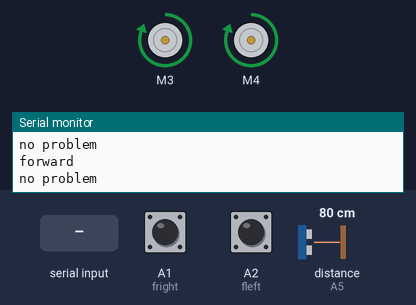
Simulated run of this sketch. Board: Arduino Uno, built with avr-gcc and run on an emulated ATmega328P. Shown: 2 × DC motor (green arrow = forward, orange = backward, longer = faster), the last lines printed to the serial monitor. Inputs (shaded band) come from the test bench; at power-on: A1 (fright) LOW, distance to the obstacle (sensor on A5) 80 cm, A2 (fleft) LOW. The echo pulse lasts 58.3 µs per cm.

Above: at 6.3 s.
6.4 s: A1 (fright) pulled HIGH for 0.15 s
At 6.8 s:
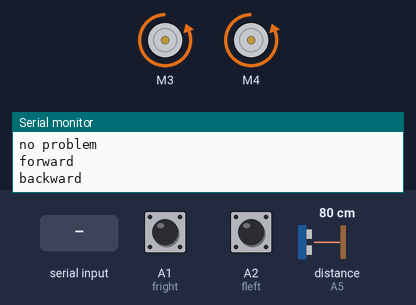
8.9 s: "X" received over Serial
At 9.5 s:
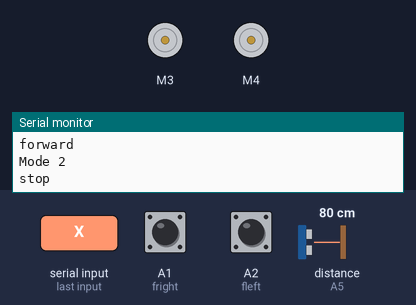
10.4 s: "R" received over Serial
At 11.3 s:
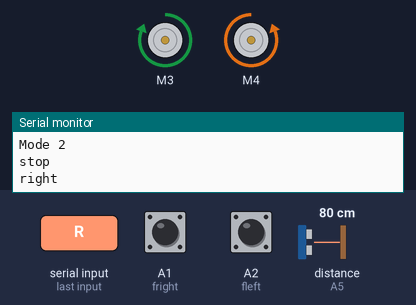
11.9 s: "Y" received over Serial
At 12.2 s:
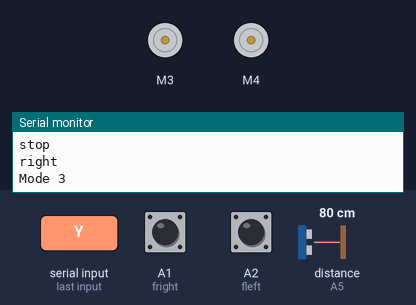
13.4 s: "Z" received over Serial
At 14.6 s:
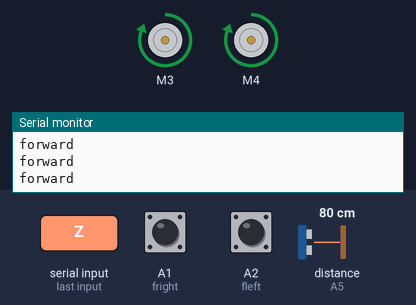
14.9 s: distance to the obstacle (sensor on A5) set to 23 cm
17.9 s: distance to the obstacle (sensor on A5) set to 18 cm
At 18.2 s:
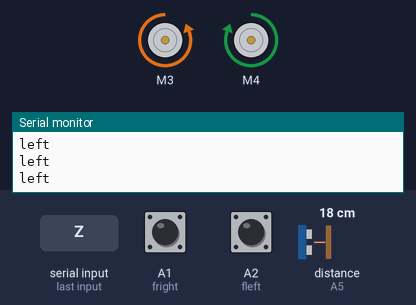
Timing chart, 0 to 20.4 s (numbered marks = the images above; inputs shaded):
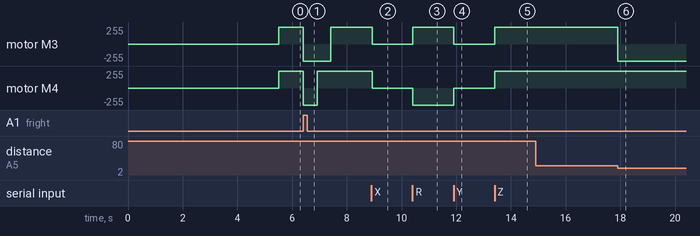

Measured:
- the behaviour switches between 21 and 20 cm on distance to the obstacle (sensor on A5) (found by bisection; images 5 and 6)
- after the input at 6.4 s, motor M3: forward 255/255 → backward 255/255 at once, → forward 255/255 1.0 s later; motor M4: forward 255/255 → backward 255/255 at once, → forward 255/255 0.51 s later
- after the input at 8.9 s, motor M3, motor M4: forward 255/255 → stopped at once
- after the input at 10.4 s, motor M3: stopped → forward 255/255 at once; motor M4: stopped → backward 255/255 at once
- after the input at 11.9 s, motor M3: forward 255/255 → stopped at once; motor M4: backward 255/255 → stopped at once
- after the input at 13.4 s, motor M3, motor M4: stopped → forward 255/255 at once
- after the input at 17.9 s, motor M3: forward 255/255 → backward 255/255 at once

The sketch:

Code.ino
```cpp
/*
 * Creators :akshay,bhargav,vatsav
 *ardiuno powered smart car
 *motor map
 *L------------R
 *-----front----
 *----sensor----
 *[1]........[2]
 *..............
 *..............
 *..............
 *[3]........[4]
 *-----back-----
 *L------------R
 */
//Default bluetooth module name is HC-05 with password 1234
//L2393d motor driver module library
#include<AFMotor.h>
 //defining pins for ultrasonic snesor
#define triggerpin A0
#define echopin A5
//defining pins for ir sensors
#define fright A1
#define fleft A2
//variables that are use in code
int distance = 0; //for ultrasonic snesor
int duration = 0; //for ultrasonic sensor
int start_flag = 0; //for starting the bot,like a key
char bluetooth_data; //for bluetooth communication//configuring motors
AF_DCMotor motor1(3, MOTOR12_1KHZ);
AF_DCMotor motor2(4, MOTOR12_1KHZ);
//to move forward
void forward() {
    motor1.run(FORWARD);
    motor2.run(FORWARD);
    // motor3.run(FORWARD);
    // motor4.run(FORWARD);
    Serial.println("forward");
}
//to move backward
void backwards() {
    motor1.run(BACKWARD);
    motor2.run(BACKWARD);
    // motor3.run(BACKWARD);
    // motor4.run(BACKWARD);
    Serial.println("backward");
}
//to turn left
void left() {
    motor1.run(BACKWARD);
    motor2.run(FORWARD);
    // motor3.run(BACKWARD);
    // motor4.run(FORWARD);
    Serial.println("left");
} //to turn right
void right() {
    motor1.run(FORWARD);
    motor2.run(BACKWARD);
    // motor3.run(FORWARD);
    // motor4.run(BACKWARD);
    Serial.println("right");
}
//to stop
void halt() {
    motor1.run(RELEASE);
    motor2.run(RELEASE);
    // motor3.run(RELEASE);
    // motor4.run(RELEASE);
    delay(500);
    Serial.println("stop");
}
//ultrasonic sensor code
void sensor() {
    digitalWrite(triggerpin, LOW);
    delayMicroseconds(2);
    digitalWrite(triggerpin, HIGH);
    delayMicroseconds(10);
    digitalWrite(triggerpin, LOW);
    duration = pulseIn(echopin, HIGH);
    distance = duration * 0.034 / 2;
    if (distance < 20) {
        left();
        delay(1000);
    } else {
        forward();
    }
}
//code for edge data of the bot
void edge() {
    /*
     * if edge on fornt,move back until there is no edge and turn left when edge comes
     * if edge on back,move front until no object and no edge,if object or edje present,turn left
     */
    if (digitalRead(fright) == 1 || digitalRead(fleft) == 1) {
        backwards();
        delay(500);
        left();
        delay(500);
    } else {
        Serial.println("no problem");
        sensor();
    }
}
//changing modes for mode1
void change_mode() {
    if (Serial.available() > 0) {
        bluetooth_data = Serial.read();
        switch (bluetooth_data) {
        case 'W':
            mode1();
            break;
        case 'X':
            mode2();
            break;
        case 'Y':
            mode3();
            break;
        case 'Z':
            mode4();
            break;
        default:
            break;
        }
    }
}
//mode1 ------> selfdriving or automatic mode
void mode1() {
    halt();
    while (1 == 1) {
        change_mode();
        edge();
    }
}
//mode2 -----> assisted mode
void mode2() {
    /*
     * follow bluetooth instructions using sensors
     */
    Serial.println("Mode 2");
    halt();
    while (1 == 1) {
        if (Serial.available() > 0) {
            bluetooth_data = Serial.read();
            switch (bluetooth_data) {
            case 'F':
                edge();
                break;
            case 'B':
                backwards();
                break;
            case 'L':
                left();
                break;
            case 'R':
                right();
                break;
            case 'H':
                halt();
                break;
            case 'W':
                mode1();
                break;
            case 'X':
                mode2();
                break;
            case 'Y':
                mode3();
                break;
            case 'Z':
                mode4();
                break;
            }
        }
        if (bluetooth_data == 'F') {
            edge();
        }
    }
}
//mode3 -------> manual mode
void mode3() {
    /*
     *blindly follow bluetooth instructions without using sensors
     */
    Serial.println("Mode 3");
    halt();
    while (1 == 1) {
        if (Serial.available() > 0) {
            bluetooth_data = Serial.read();
            switch (bluetooth_data) {
            case 'F':
                forward();
                break;
            case 'B':
                backwards();
                break;
            case 'L':
                left();
                break;
            case 'R':
                right();
                break;
            case 'H':
                halt();
                break;
            case 'W':
                mode1();
                break;
            case 'X':
                mode2();
                break;
            case 'Y':
                mode3();
                break;
            case 'Z':
                mode4();
                break;
            }
        }
    }
}
//line follwwing robot,we need to move the back side edge sensor to left and front edge sensor should be on right
void mode4() {
    while (1 == 1) {
        while (Serial.available() > 0) {
            change_mode();
        }
        if (digitalRead(fright) == 0 && digitalRead(fleft) == 0) {
            digitalWrite(triggerpin, LOW);
            delayMicroseconds(2);
            digitalWrite(triggerpin, HIGH);
            delayMicroseconds(10);
            digitalWrite(triggerpin, LOW);
            duration = pulseIn(echopin, HIGH);
            distance = duration * 0.034 / 2;
            if (distance < 20) {
                left();
            } else {
                forward();
            }
        }
        if (digitalRead(fright) == 0 && digitalRead(fleft) == 1) //left side there is line,so turn left
        {
            motor1.run(BACKWARD);
            motor2.run(FORWARD);
        }
        if (digitalRead(fright) == 0 && digitalRead(fleft) == 1) //right side there is line, so turn right
        {
            motor2.run(BACKWARD);
            motor1.run(FORWARD);
        }
        if (digitalRead(fright) == 1 && digitalRead(fleft) == 1) {
            sensor();
        }
    }
}
//setup function
void setup() {
    //setting speed of motors to maxiumum
    motor1.setSpeed(255);
    motor2.setSpeed(255);
    //configering ultrasonic sensor pins
    pinMode(triggerpin, OUTPUT);
    pinMode(echopin, INPUT);
    pinMode(fright, INPUT);
    pinMode(fleft, INPUT);
    //serial communication for bluetooth
    Serial.begin(9600);
}
//loop function
void loop() {
    //using start flag as a key and starting the bot with automatic mode.all modes are infinate loop,so loop function is just to start the bot
    if (start_flag == 0) {
        Serial.println("started");
        delay(5000);
        mode1();
        start_flag == 1;
    }
}
```
